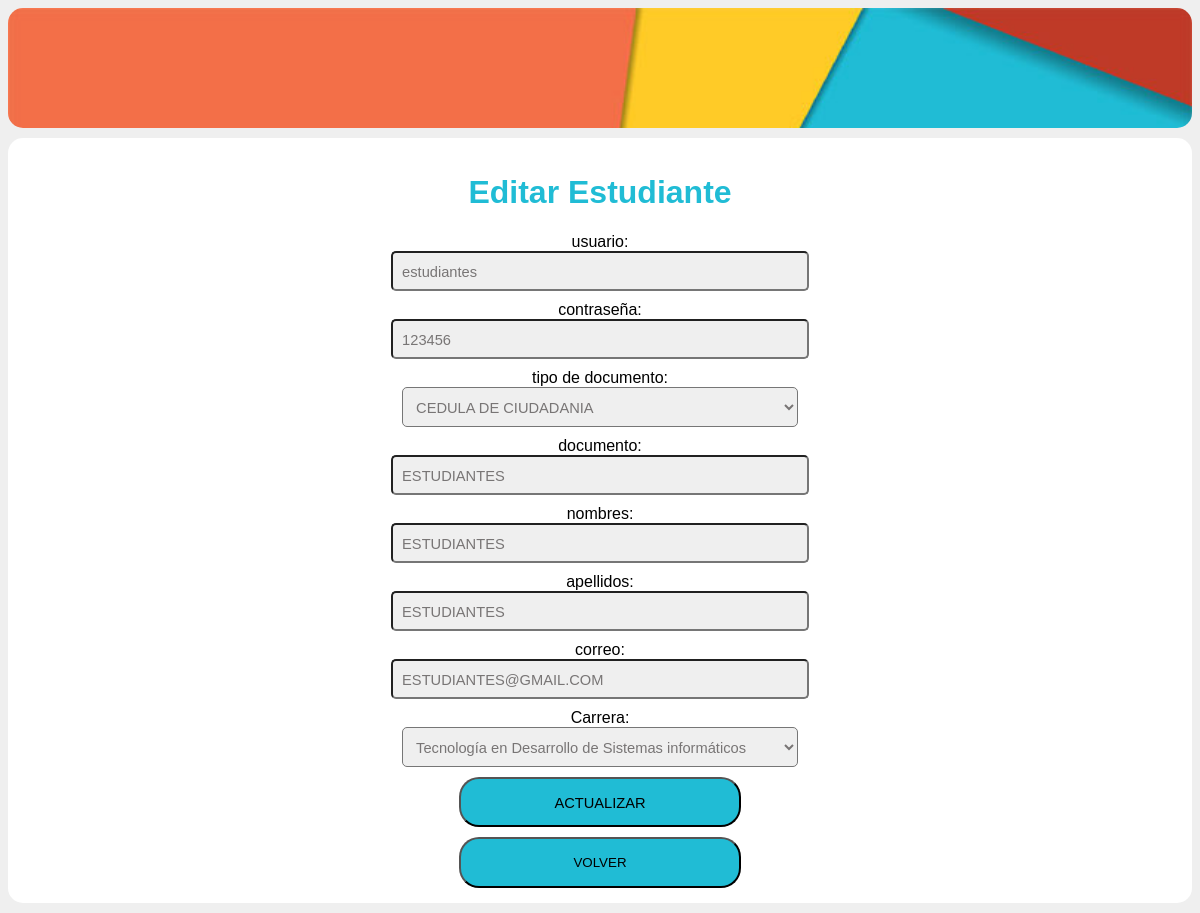
The app's page /admin/editar_usuarios_e.php?id=3 (signed in) with its own data.
### tables this page shows
CREATE TABLE `informacion` (
  `inf_id` int(10) UNSIGNED NOT NULL,
  `inf_tido_id` int(10) UNSIGNED NOT NULL,
  `inf_documento` varchar(30) NOT NULL,
  `inf_nombres` varchar(30) DEFAULT NULL,
  `inf_apellidos` varchar(30) DEFAULT NULL,
  `inf_correo` varchar(150) DEFAULT NULL,
  `inf_usu_id` int(10) UNSIGNED NOT NULL,
  `inf_rol_id` int(10) UNSIGNED NOT NULL,
  `inf_car_id` int(10) UNSIGNED NOT NULL
);

CREATE TABLE `usuario` (
  `usu_id` int(10) UNSIGNED NOT NULL,
  `usu_nombre` varchar(30) DEFAULT NULL,
  `usu_clave` varchar(30) DEFAULT NULL
);

### bd/conexion.php (called while the page is built, shortened)
<?php
class basedatos{
private $con;
private $dbequipo='localhost';
private $dbusuario='root';
private $dbclave='';
private $dbnombre='db-proyecto01';
public function conectar(){
	$this->con = mysqli_connect($this->dbequipo, $this->dbusuario, $this->dbclave, $this->dbnombre);
}
public function seleccionar_usuario_d($id){
	$sql = "SELECT usuario.usu_id AS id_usu,usuario.usu_nombre AS usuario, usuario.usu_clave AS clave, informacion.inf_id AS id_inf,informacion.inf_tido_id AS tipo_documento,informacion.inf_documento AS documento, informacion.inf_nombres AS nombres,informacion.inf_apellidos AS apellidos, informacion.inf_correo AS email, informacion.inf_car_id AS carrera FROM usuario INNER JOIN informacion ON informacion.inf_usu_id = usuario.usu_id where informacion.inf_usu_id='$id';";
	$res = mysqli_query($this->con, $sql);
	$return = mysqli_fetch_object($res);
	return $return;
}
public function buscar_tipo_documento($id){
	$sql = "SELECT tipo_documento.tido_id AS num, tipo_documento.tido_nombre AS nombre FROM tipo_documento WHERE tipo_documento.tido_id = '$id';";
	$res = mysqli_query($this->con, $sql);
	return $res;
}
public function buscar_carrera($id){
	$sql = "SELECT carrera.car_id AS num, carrera.car_nombre AS nombre FROM carrera WHERE carrera.car_id = '$id';";
	$res = mysqli_query($this->con, $sql);
	return $res;
}
}
?>

### admin/editar_usuarios_e.php (the view, shortened to what this page needs)
<?php
include ('../bd/conexion.php');
if (isset($_GET['id'])){
    $id=intval($_GET['id']);
} else {
    header("location:lista_usuarios_e.php");
}
?>
<!DOCTYPE html>
<html>
<head>
    <link rel="stylesheet" type="text/css" href="../css/estilos.css" >
</head>
<body>
    <div class="section" id="header">
    </div>
    <div class="section">
        <h1>Editar Estudiante</h1>
        <center>
            <div class="sctionform">
                <?php
                $buscar = new basedatos();
                $encontro = $buscar->seleccionar_usuario_d($id);
                ?>
                <form method="Post" class="sctionform">
                    <label>usuario:</label><br>
                    <input type="text" name="usu_nombre" placeholder="usuario" value="<?php echo $encontro -> usuario; ?>" maxlength="30"/>
                    <br>
                    <label>contraseña: </label><br>
                    <input type="text" name="usu_clave" placeholder="clave" value="<?php echo $encontro -> clave; ?>" maxlength="30"/>
                    <br>
                    <label>tipo de documento:</label><br>
                    <select name="inf_tido_id" id="inf_tido_id ">
                        <?php
                        $listado_tido=$buscar->buscar_tipo_documento($encontro->tipo_documento);
                        while ($row_tido=mysqli_fetch_object($listado_tido)){
                            $tido_id=$row_tido->num;
                            $tido_nombre=$row_tido->nombre;
                            ?>
                            <option value="<?php echo $tido_id; ?>"><?php echo $tido_nombre; ?></option>
                            <?php
                        }
                        ?>
                    </select><br>
                    <label>documento:</label><br>
                    <input type="text" name="inf_documento" id="inf_documento" class='form-control' maxlength="30" placeholder="documento" required value="<?php echo $encontro -> documento; ?>" ><br>
                    <label>nombres:</label><br>
                    <input type="text" name="inf_nombres" id="inf_nombres" class='form-control' maxlength="30" placeholder="nombres" required value="<?php echo $encontro -> nombres; ?>" ><br>
                    <label>apellidos:</label><br>
                    <input type="text" name="inf_apellidos" id="inf_apellidos" class='form-control' maxlength="30" placeholder="apellidos" required value="<?php echo $encontro -> apellidos; ?>" ><br>
                    <label>correo:</label><br>
                    <input type="email" name="inf_correo" id="inf_correo" class='form-control' maxlength="30" placeholder="correo" required value="<?php echo $encontro -> email; ?>" ><br>
                    <label>Carrera:</label><br>
                    <select name="inf_car_id" id="inf_car_id ">
                        <?php
                        $listado_car=$buscar->buscar_carrera($encontro -> carrera);
                        while ($row_car=mysqli_fetch_object($listado_car)){
                            $car_id=$row_car->num;
                            $car_nombre=$row_car->nombre;
                            ?>
                            <option value="<?php echo $car_id; ?>"><?php echo $car_nombre; ?></option>
                            <?php
                        }
                        ?>
                    </select><br>
                    <input type="submit" class="button" value="ACTUALIZAR" />
                    <button type="button" class="button" onclick="window.location.href = 'lista_usuarios_d.php'">VOLVER</button>
                </form>
            </div>
        </center>
    </div>
</body>
</html>

### css/estilos.css (style rules this page uses)
body { background-color: #efefef; overflow: auto; font-family: Arial; }
.section { background-color: #fff; padding: 15px; margin-bottom: 10px; border-radius: 15px; overflow: hidden; }
h1 { color: #20bcd5; text-align: center; }
#header { background-size: cover; background-image: url(../img/header.jpg); height: 90px; }
.button { background: #20bcd5; border-radius: 20px ; color: black; cursor: pointer; width: 50%; height: 50.5px; }
.sctionform { width: 70%; }
input, select { margin-bottom: 10px; font-size: 11pt; padding: 11px 9px 9px; border: 1p solid #cecece; background-color: #efefef; color: #787575; border-radius: 5px; width: 70%; outline: none; }

### records on screen
informacion: usu_nombre "estudiantes", usu_clave "123456", inf_documento "ESTUDIANTES", inf_nombres "ESTUDIANTES", inf_apellidos "ESTUDIANTES", inf_correo "ESTUDIANTES@GMAIL.COM"

### other values on screen
form field inf_tido_id "CEDULA DE CIUDADANIA"
form field inf_car_id "Tecnología en Desarrollo de Sistemas informáticos"
